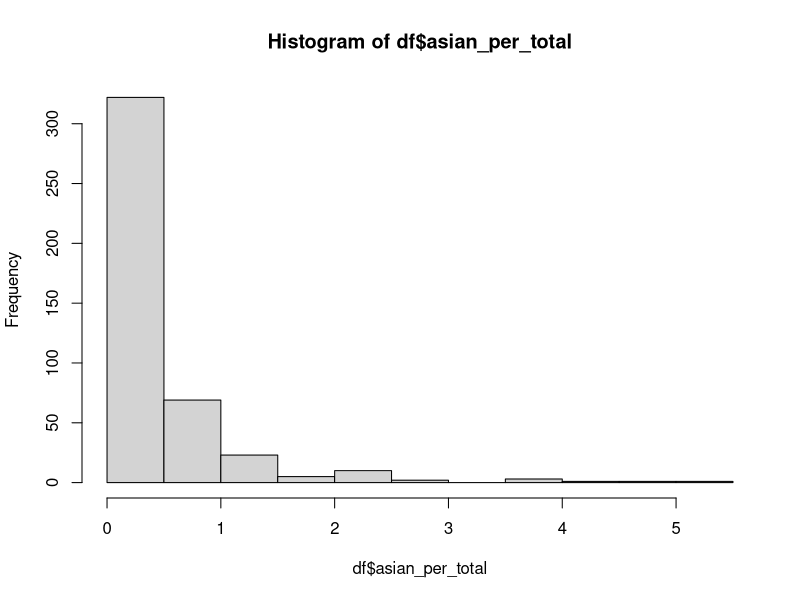
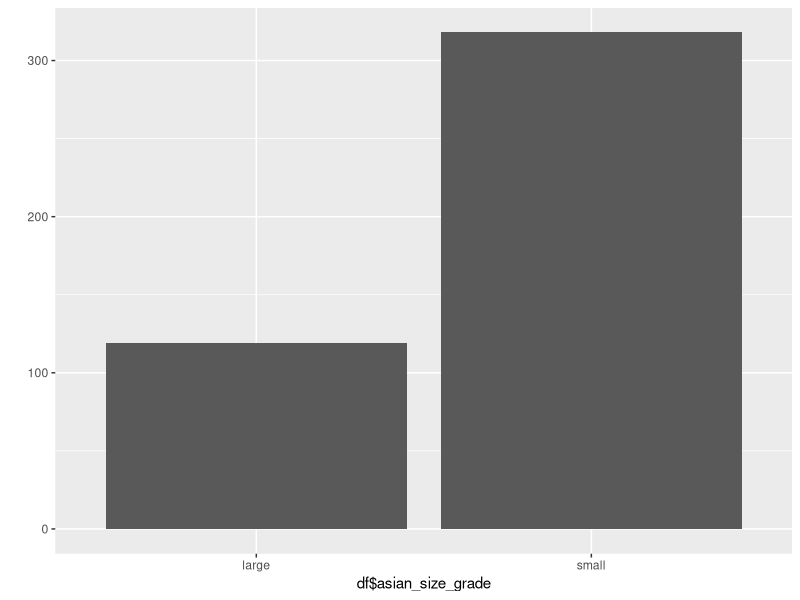

These figures' R source, in order:
install.packages('ggplot2')
install.packages('dplyr')
library(ggplot2)
library(dplyr)

df <- as.data.frame(ggplot2::midwest)
View(df)
head(df)
tail(df)
dim(df)
str(df)
summary(df)

df <- rename(df, total=poptotal)
df <- rename(df, asian=popasian)
head(df)

df$asian_per_total <- 100 * df$asian / df$total
hist(df$asian_per_total)

asian_mean <- mean(df$asian_per_total)
asian_mean

df$asian_size_grade <- ifelse(df$asian_per_total > asian_mean, 'large', 'small')
table(df$asian_size_grade)
qplot(df$asian_size_grade)
